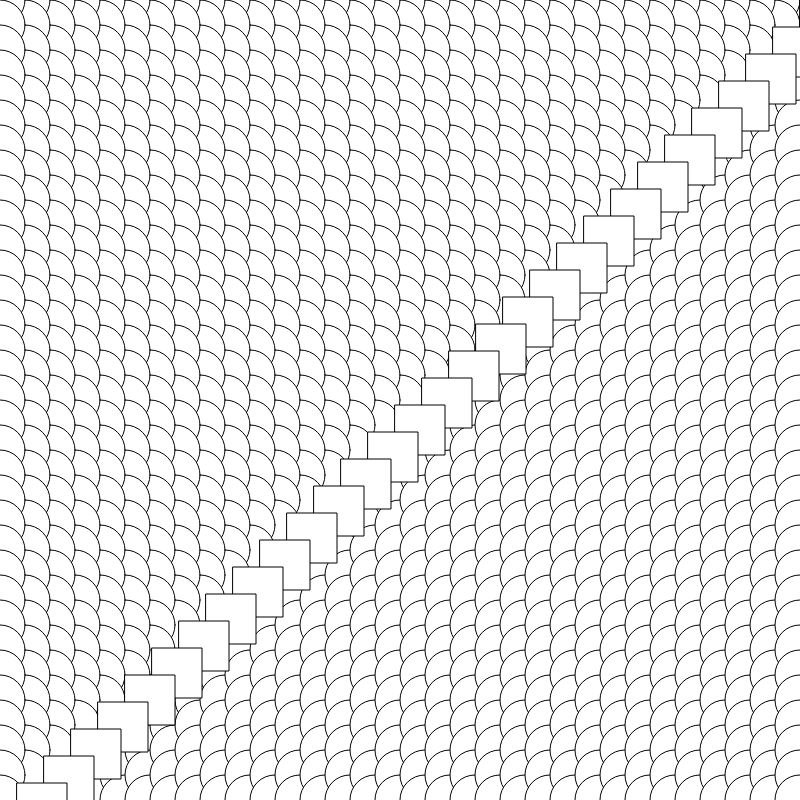
Frame 1 (no input)
Frame 60 (no input): identical to frame 1, image omitted
Frame 120 (the mouse pressed at the canvas centre since frame 60): identical to frame 1, image omitted

The p5.js sketch that drew this single still picture (run headless with seeded random() and noise() and a simulated clock; from frame 60 on, the mouse is pressed at the canvas centre):

// p5.js sketch
// ── sketch.js
function setup() {
    createCanvas(800, 800);
}

function draw() {
    background(0);




    for(var x = 0; x <= 32; x++) {
        for(var y = 0; y <= 32; y++) {

            circle(x*25, y*25, 50);

        }
    }



    var tempj = 32;
    for(var i = 32; i >= 0; i--){
        for(var j = 0; j <= 32-tempj; j++){

            circle(i*25, j*25, 50);

        }
        tempj--;
    }

    for(var a = 0; a <= 32; a++){

        square(800-a*27, a*27, 50);

    }


}
